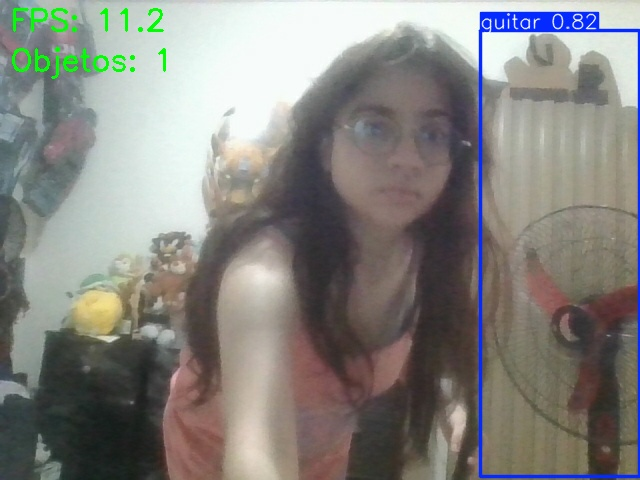
#> input picture Homework/VisionComputacional/capture_20260130_074721.jpg, 640 x 480 px
$ python -i deteccion_formas.py   (imports and definitions only)
#> lines starting #> are read from the running program, lines starting #| are printed output that depends on the picture; after the words box and inside, x2 and y2 are one past the last pixel; in counts of white or black regions, pixels touching at a corner belong together
#> further down, picture is the input picture: shape (480, 640, 3); mean B, G, R 128, 132.4, 133.6
"""
🔵 DETECCIÓN DE FORMAS CON OPENCV
Este script te enseña a detectar formas geométricas,
un paso previo importante para entender YOLO
"""

import cv2
import numpy as np

def detectar_formas(img):
    """Detecta formas geométricas en una imagen"""

    # Convertir a escala de grises
    gray = cv2.cvtColor(img, cv2.COLOR_BGR2GRAY)
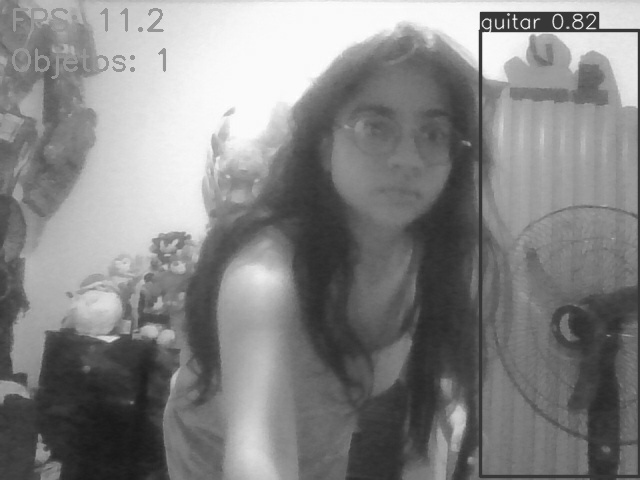
#> gray: shape (480, 640); min 25, max 254, mean 132.3

    # Aplicar desenfoque para reducir ruido
    blur = cv2.GaussianBlur(gray, (5, 5), 0)

    # Detectar bordes
    edges = cv2.Canny(blur, 50, 150)
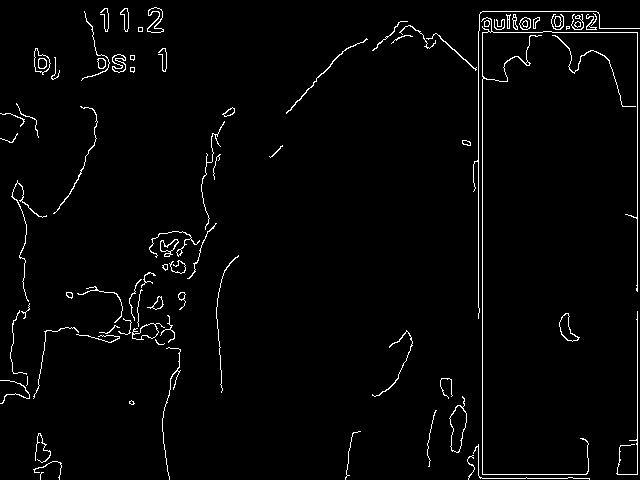
#> edges: shape (480, 640); 2.3% white in thin lines or dots

    # Encontrar contornos
    contornos, _ = cv2.findContours(edges, cv2.RETR_EXTERNAL, cv2.CHAIN_APPROX_SIMPLE)
#> contornos = 81 contours, 47 with area under 20; largest, box (x1, y1, x2, y2) and area: (449, 396, 467, 453) 531, (34, 48, 51, 75) 252, (559, 313, 580, 342) 252, (132, 323, 165, 340) 244, (147, 7, 164, 33) 192

    # Imagen para dibujar resultados
    resultado = img.copy()

    print(f"🔍 Encontradas {len(contornos)} formas")
#| 🔍 Encontradas 81 formas

    for i, contorno in enumerate(contornos):
        # Calcular área
        area = cv2.contourArea(contorno)

        # Filtrar contornos muy pequeños
        if area < 500:
            continue

        # Aproximar el contorno a una forma poligonal
        epsilon = 0.02 * cv2.arcLength(contorno, True)
        approx = cv2.approxPolyDP(contorno, epsilon, True)

        # Determinar qué forma es basándose en el número de vértices
        vertices = len(approx)

        # Obtener el rectángulo que encierra la forma
        x, y, w, h = cv2.boundingRect(contorno)

        # Clasificar la forma
        if vertices == 3:
            forma = "Triangulo"
            color = (0, 255, 0)  # Verde
        elif vertices == 4:
            # Verificar si es cuadrado o rectángulo
            aspecto = w / float(h)
            if 0.95 <= aspecto <= 1.05:
                forma = "Cuadrado"
            else:
                forma = "Rectangulo"
            color = (255, 0, 0)  # Azul
        elif vertices > 4:
            forma = "Circulo"
            color = (0, 0, 255)  # Rojo
        else:
            forma = "Desconocido"
            color = (128, 128, 128)  # Gris

        # Dibujar el contorno y la etiqueta
        cv2.drawContours(resultado, [contorno], -1, color, 2)
        cv2.rectangle(resultado, (x, y), (x + w, y + h), color, 2)

        # Agregar texto con la clasificación
        cv2.putText(resultado, f"{forma} ({vertices} vertices)",
                   (x, y - 10), cv2.FONT_HERSHEY_SIMPLEX, 0.5, color, 2)

        print(f"   Forma {i+1}: {forma} - Área: {int(area)} - Vértices: {vertices}")
#> this loop made 81 passes
#> (area, epsilon, vertices, x, y, w, h, forma) on pass 9: (531, 2.86, 8, 449, 396, 18, 57, 'Circulo')
#> area on passes 16, 19, 22, 26, 27, 28: 37.5, 244.5, 251.5, 82.5, 42, 28.5
#|    Forma 9: Circulo - Área: 531 - Vértices: 8
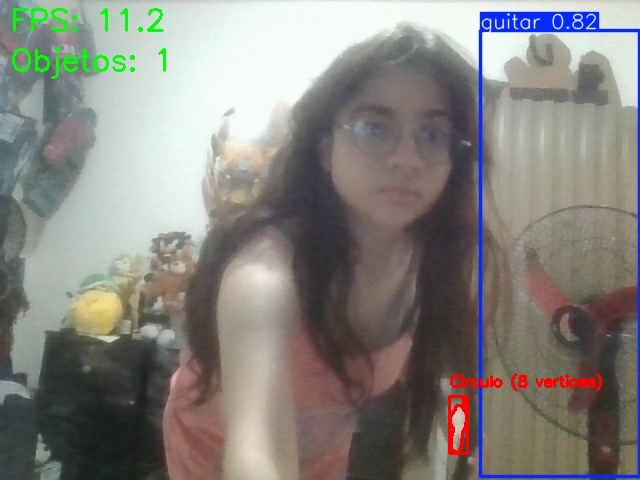
#> resultado: shape (480, 640, 3); 0.57% of pixels changed, all inside (x1, y1, x2, y2) = (448, 373, 602, 455)

    return resultado, edges

# [59 lines left out: functions crear_imagen_formas_complejas, main, not called in this run]

# [2 lines not run here, left out]

>>> import cv2
>>> picture = cv2.imread('../VisionComputacional/capture_20260130_074721.jpg')
>>> result = detectar_formas(picture)

$ run again, on Homework/VisionComputacional/capture_20260130_074729.jpg
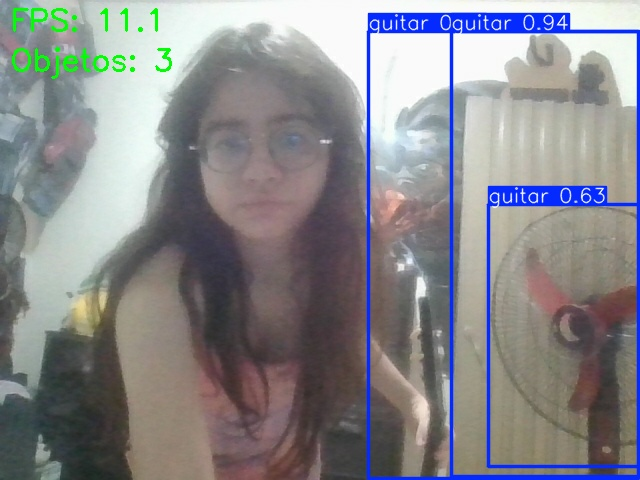
#> input picture Homework/VisionComputacional/capture_20260130_074729.jpg, 640 x 480 px
#> picture is the input picture: shape (480, 640, 3); mean B, G, R 139.6, 136.3, 136.4
#> in detectar_formas, `edges = cv2.Canny(blur, 50, 150)`:
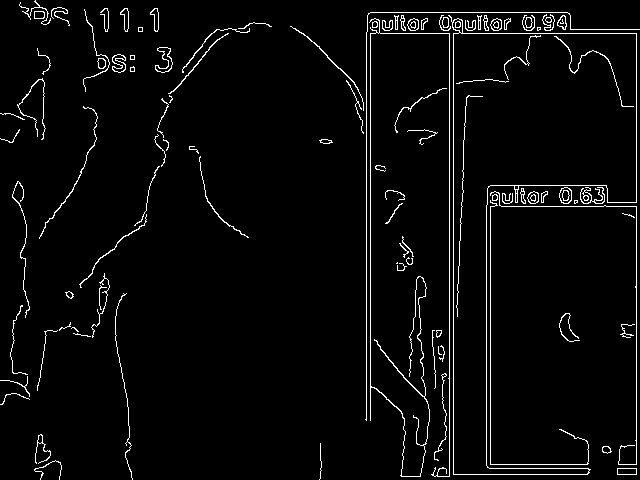
#> edges: shape (480, 640); 3.5% white in thin lines or dots
#> contornos = 99 contours, 54 with area under 20; largest, box (x1, y1, x2, y2) and area: (448, 15, 637, 475) 38654, (155, 47, 173, 73) 192, (559, 187, 572, 204) 162, (112, 54, 126, 73) 144, (369, 18, 450, 477) 125
#| 🔍 Encontradas 99 formas
#> the loop in detectar_formas, `for i, contorno in enumerate(contornos):` made 99 passes
#> (area, epsilon, vertices, x, y, w, h, forma) on pass 87: (38654, 31.42, 7, 448, 15, 189, 460, 'Circulo')
#> (printed output is left out)
#> after the loop in detectar_formas, `for i, contorno in enumerate(contornos):`:
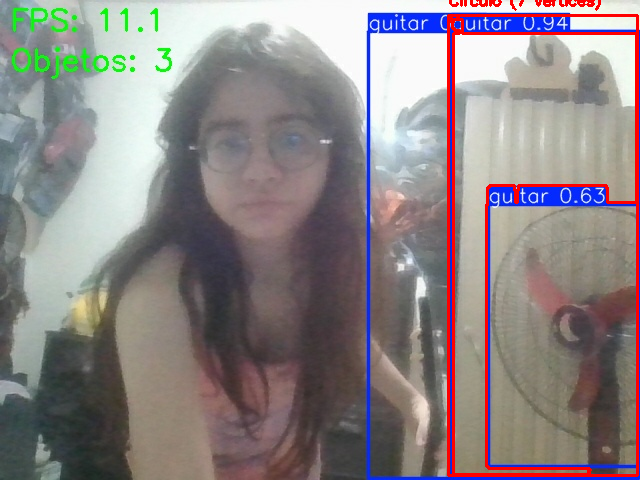
#> resultado: shape (480, 640, 3); 2.78% of pixels changed, all inside (x1, y1, x2, y2) = (447, 0, 639, 477)

$ run again, on Homework/VisionComputacional/capture_20260130_074740.jpg
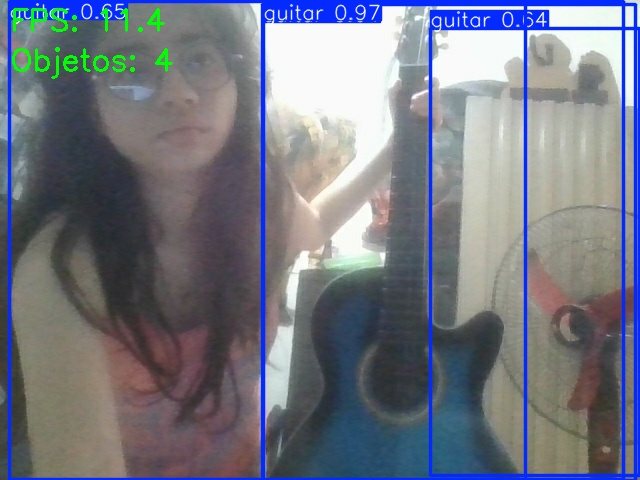
#> input picture Homework/VisionComputacional/capture_20260130_074740.jpg, 640 x 480 px
#> picture is the input picture: shape (480, 640, 3); mean B, G, R 131.8, 120.1, 116.5
#> in detectar_formas, `edges = cv2.Canny(blur, 50, 150)`:
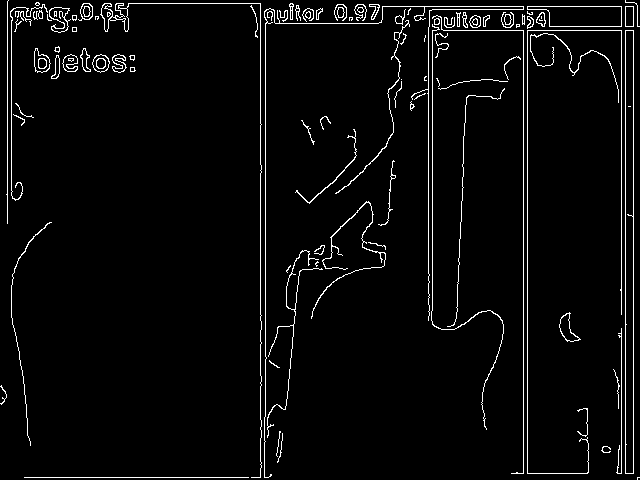
#> edges: shape (480, 640); 3.7% white in thin lines or dots
#> contornos = 98 contours, 58 with area under 20; largest, box (x1, y1, x2, y2) and area: (625, 30, 634, 474) 3544, (527, 6, 622, 27) 1510, (100, 3, 262, 478) 370, (49, 7, 71, 33) 288, (559, 312, 581, 342) 271
#| 🔍 Encontradas 98 formas
#> the loop in detectar_formas, `for i, contorno in enumerate(contornos):` made 98 passes
#> (contorno, area, epsilon, approx, vertices, x, y, w) on pass 47: ([[625, 30], [625, 473], [633, 473], [633, 30]], 3544, 18.04, [[625, 30], [633, 473]], 2, 625, 30, 9)
#> (printed output is left out)
#> after the loop in detectar_formas, `for i, contorno in enumerate(contornos):`:
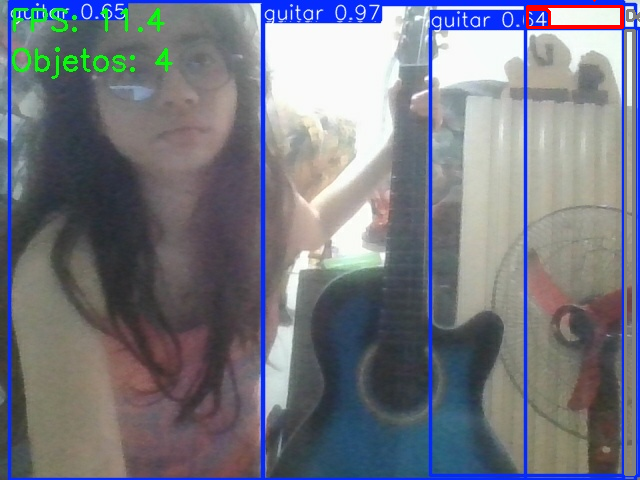
#> resultado: shape (480, 640, 3); 1.36% of pixels changed, all inside (x1, y1, x2, y2) = (526, 0, 640, 476)

$ run again, on Homework/VisionComputacional/capture_20260130_074747.jpg
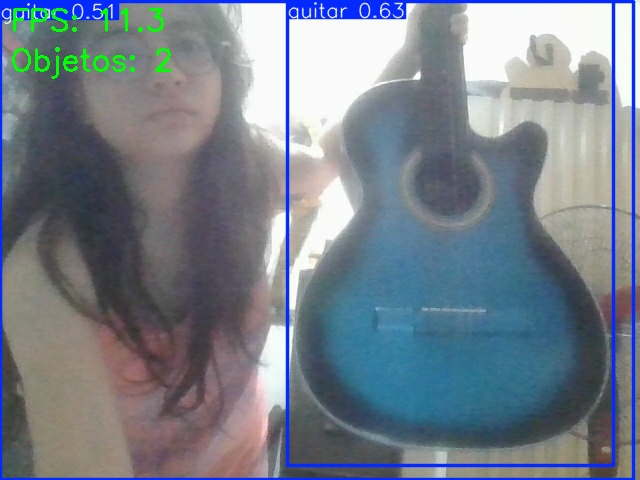
#> input picture Homework/VisionComputacional/capture_20260130_074747.jpg, 640 x 480 px
#> picture is the input picture: shape (480, 640, 3); mean B, G, R 139.6, 128.1, 118.9
#> in detectar_formas, `gray = cv2.cvtColor(img, cv2.COLOR_BGR2GRAY)`:
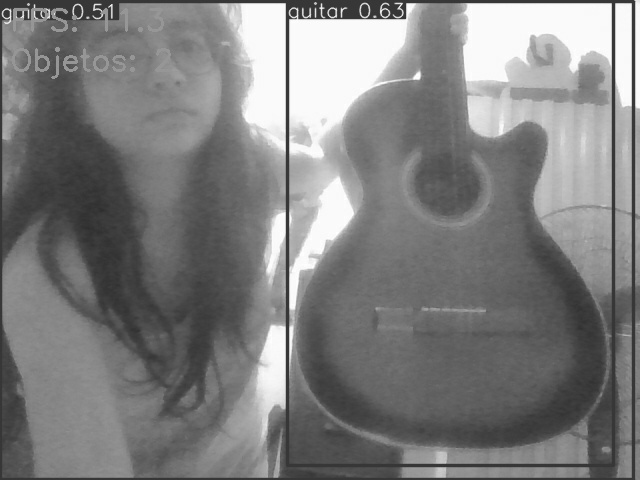
#> gray: shape (480, 640); min 45, max 255, mean 126.6
#> in detectar_formas, `edges = cv2.Canny(blur, 50, 150)`:
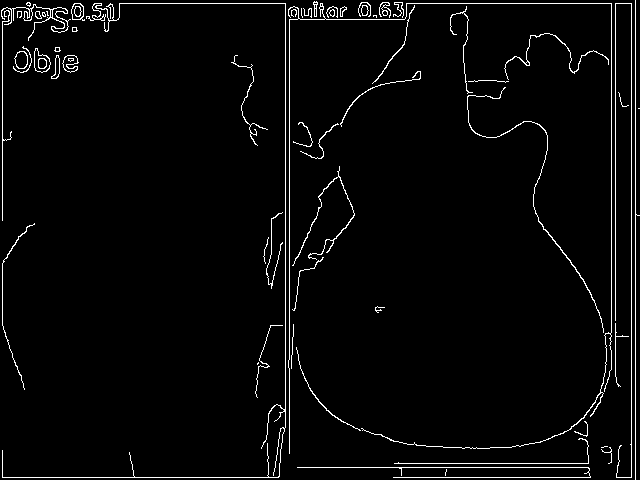
#> edges: shape (480, 640); 3% white in thin lines or dots
#> contornos = 59 contours, 36 with area under 20; largest, box (x1, y1, x2, y2) and area: (1, 4, 71, 41) 299, (34, 48, 51, 73) 256, (14, 51, 28, 69) 179, (62, 55, 79, 73) 172, (71, 3, 85, 21) 170
#| 🔍 Encontradas 59 formas
#> the loop in detectar_formas, `for i, contorno in enumerate(contornos):` made 59 passes
#> area on passes 8, 15, 17, 18, 22, 24, 25, 26: 35.5, 31.5, 81, 23, 95.5, 32.5, 25.5, 171.5
